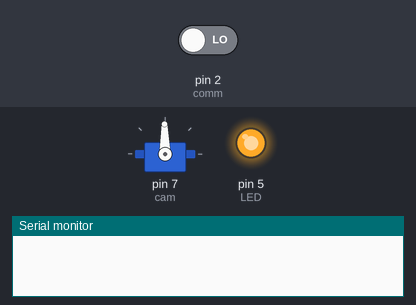
The sketch below on a simulated Arduino Uno, built with avr-gcc and run on an emulated ATmega328P. Shown: servo, output pins drawn as LEDs (lit = HIGH), the last lines printed to the serial monitor. Inputs (shaded band) come from the test bench; at power-on: pin 2 (comm) LOW.

Above: at 1.2 s.
1.3 s: pin 2 (comm) driven HIGH
At 2.9 s:
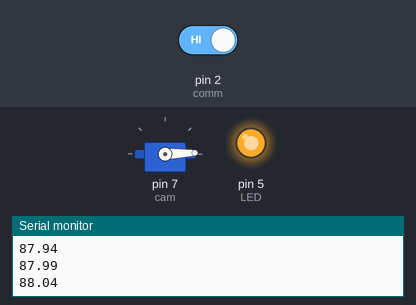
At 19.74 s:
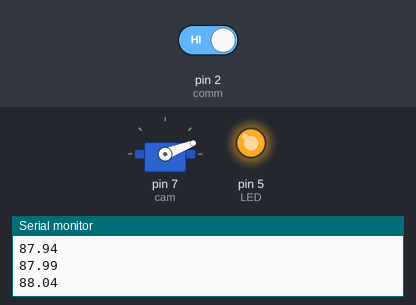
Timing chart, 0 to 21.6 s (numbered marks = the images above; inputs shaded):
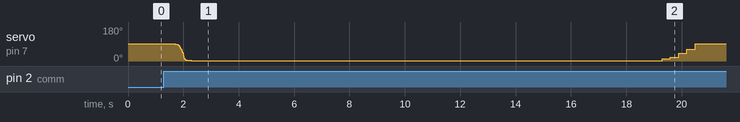

The sketch:

Camera_Mount_V0.3_R6.ino
```cpp
#include <Servo.h>

int comm = 2;
int commstate;
int LED = 5;
bool launch;

//kinematics
float a = 90;
int t; //used to reference the data array
float tzero;
float ontime;
float s; //altitude value
float sfrompad = 1; //distance form pad in metres
float anglerad;
float angledeg;
float angleoffset = 91;

Servo cam;

//delete the following data and insert yours
float data[] = {
0,
0,
0,
0,
0,
0,
0.000068,
0.000395,
0.0012651,
0.0030052,
0.0059531,
0.010446,
0.016817,
0.025395,
0.036504,
0.050476,
0.067662,
0.088436,
0.11317,
0.14225,
0.17601,
0.2148,
0.25892,
0.30865,
0.36418,
0.42575,
0.49361,
0.56794,
0.64893,
0.73673,
0.83147,
0.93297,
1.0357,
1.1991,
1.4622,
1.8909,
2.601,
3.3544,
4.0639,
4.7972,
5.5907,
6.3876,
7.3666,
8.5419,
9.7646,
10.988,
12.186,
13.355,
14.362,
15.296,
16.248,
17.267,
18.257,
19.203,
20.186,
21.141,
22.068,
22.968,
23.841,
24.687,
25.506,
26.3,
27.067,
27.808,
28.524,
29.215,
29.88,
30.52,
31.135,
31.725,
32.29,
32.831,
33.346,
33.837,
34.303,
34.744,
35.16,
35.552,
35.919,
36.261,
36.579,
36.873,
37.142,
37.387,
37.607,
37.804,
37.977,
38.126,
38.25,
38.351,
38.428,
38.481,
38.511,
38.516,
};

void setup() {
  // put your setup code here, to run once:
  cam.attach(7);
  pinMode(LED, OUTPUT);
  pinMode(comm, INPUT);
  Serial.begin(9600);
  launch = false;
  digitalWrite(LED, HIGH);

  angledeg = 0;
  cam.write(angleoffset-angledeg);
  tzero = millis();
}

void loop() {
  // put your main code here, to run repeatedly:
  commstate = digitalRead(comm);
  if (commstate == 1 && launch == false){
    delay(333); //delay from igniton to liftoff
    launch = true;
    tzero = millis();
  }
  if (launch == true){
    t = (millis() - tzero)/10;

    //cam tilt
    kinematics();
    Serial.println(angledeg);
    cam.write(angleoffset-angledeg);
  }
  if (angledeg > 88){
    launch = false;
    delay(17000);
    cam.write(angleoffset-80);
    delay(300);
    cam.write(angleoffset-70);
    delay(300);
    cam.write(angleoffset-50);
    delay(300);
    cam.write(angleoffset-30);
    delay(300);
    cam.write(angleoffset);
    delay(16000);
  }
}

void kinematics(){
  s = data[t];
  anglerad = atan(s/sfrompad);
  angledeg = anglerad*(180/PI);
}
```
